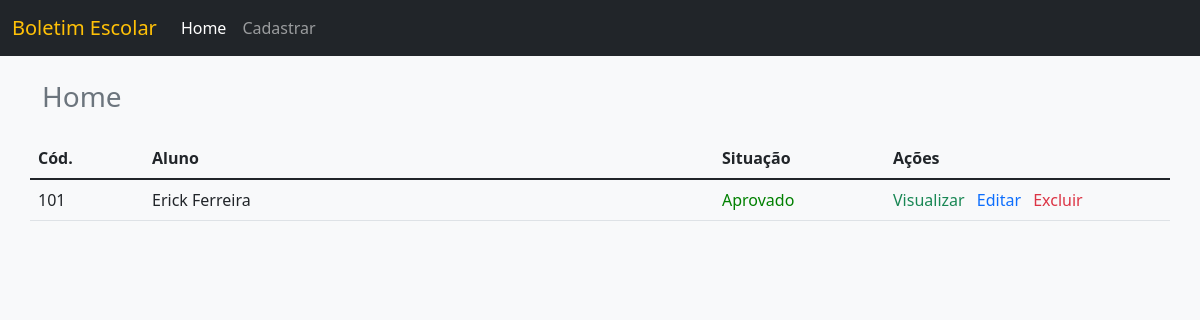
Before: /exercicio_extra_06_boletim_alunos/index.php with the older database file.
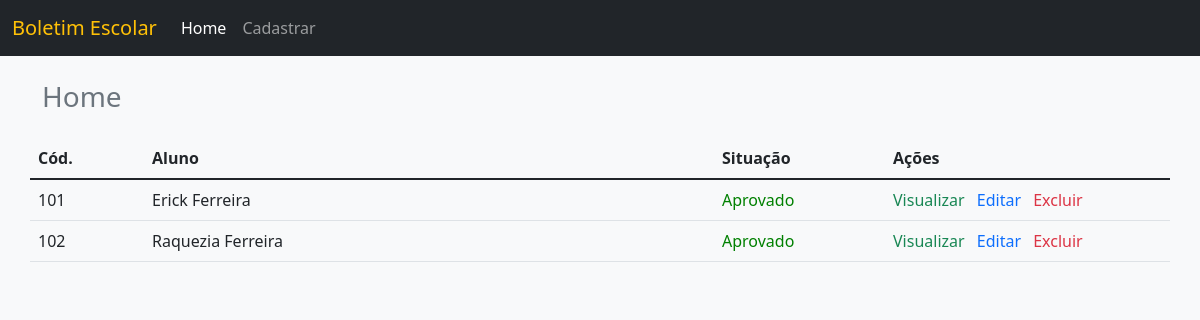
After: the same page with the newer database file.
### tables this page shows
create table if not exists boletim_alunos (
	id int primary key auto_increment,
    cod varchar(3) not null,
    aluno varchar(128) not null,
    situacao bool
);

### exercicio_extra_06_boletim_alunos/controle/Controle.php (called while the page is built, shortened)
<?php
class Controle extends Conexao {
    public function listar(): array {
        $this->connect = $this->connectDb();
        $sqlSelect = 'select id, cod, aluno, situacao from boletim_alunos';
        $query = $this->connect->prepare($sqlSelect);
        $query->execute();
        return $query->fetchAll();
    }
}

### exercicio_extra_06_boletim_alunos/controle/Conexao.php (called while the page is built, shortened)
<?php
abstract class Conexao {
    private string $db = 'mysql';
    private string $host = '127.0.0.1';
    private string $port = '3306';
    private string $dbname = 'db_celke';
    private string $user = 'root';
    private string $pass = 'root';
    public function connectDb(): object {
        try {
            $this->connect = new PDO($this->db.":host=".$this->host.";port=".$this->port.";dbname=".$this->dbname,$this->user,$this->pass);
            return $this->connect;
        }
        catch(PDOException $erro) {
            die("Erro: Por favor tente novamente. Caso o problema persista, entre em contato com o administrador <b>adm@php.br</b>");
        }
    }
}

### exercicio_extra_06_boletim_alunos/index.php (the view, shortened to what this page needs)
<?php
require "controle/Conexao.php";
require "controle/Controle.php";
?>
<!DOCTYPE html>
<html lang="pt-br">
<head>
    <link href="https://cdn.jsdelivr.net/npm/bootstrap@5.2.3/dist/css/bootstrap.min.css" rel="stylesheet">
</head>
<body class="bg-light">
    <?php
        $pagina = 'home';
        require "navegacao.php";
    ?>
    <div class="container mt-4">
        <div class="row">
            <h1 class="mb-4 h3 text-secondary">Home</h1>
            <table class="table">
                <thead>
                    <tr>
                        <th scope="col">Cód.</th>
                        <th scope="col">Aluno</th>
                        <th scope="col">Situação</th>
                        <th scope="col">Ações</th>
                    </tr>
                </thead>
                <tbody class="table-group-divider">
                    <?php
                    $controle = new Controle();
                    $lista_alunos = $controle->listar();
                    foreach ($lista_alunos as $aluno) {
                        extract($aluno);
                        if ($situacao) {
                            $situacao = '<span style="color: green;">Aprovado</span>';
                        } else {
                            $situacao = '<span style="color: tomato;">Reprovado</span>';
                        }
                    ?>
                        <tr>
                            <td style="width: 10%;"><?= $cod ?></td>
                            <td style="width: 50%;"><?= $aluno ?></td>
                            <td style="width: 15%;"><?= $situacao ?></td>
                            <td style="width: 25%;">
                                <a class="nav-link d-inline-block me-2 text-success" href="visualizar.php?id=<?= $id ?>">
                                    Visualizar
                                </a>
                                <a class="nav-link d-inline-block me-2 text-primary" href="#">
                                    Editar
                                </a>
                                <a class="nav-link d-inline-block me-2 text-danger" href="#">
                                    Excluir
                                </a>
                            </td>
                        </tr>
                    <?php } ?>
                </tbody>
            </table>
        </div>
    </div>
</body>
</html>

### exercicio_extra_06_boletim_alunos/navegacao.php (shortened to what this page needs)
<nav class="navbar navbar-expand-lg navbar-dark bg-dark">
    <div class="container-fluid">
        <a class="navbar-brand text-warning" href="#">Boletim Escolar</a>
        <div class="collapse navbar-collapse" id="navbarSupportedContent">
            <ul class="navbar-nav me-auto mb-2 mb-lg-0">
                <li class="nav-item">
                    <?php if($pagina == 'home') { ?>
                        <a class="nav-link active" href="index.php">Home</a>
                    <?php } else { ?>
                        <a class="nav-link" href="index.php">Home</a>
                    <?php } ?>
                </li>
                <li class="nav-item">
                    <?php if($pagina == 'cadastrar') { ?>
                        <a class="nav-link active" href="cadastrar.php">Cadastrar</a>
                    <?php } else { ?>
                        <a class="nav-link" href="cadastrar.php">Cadastrar</a>
                    <?php } ?>
                </li>
            </ul>
        </div>
    </div>
</nav>

Changed rows visible on the page:
added boletim_alunos: cod "102", aluno "Raquezia Ferreira", situacao "Aprovado"
